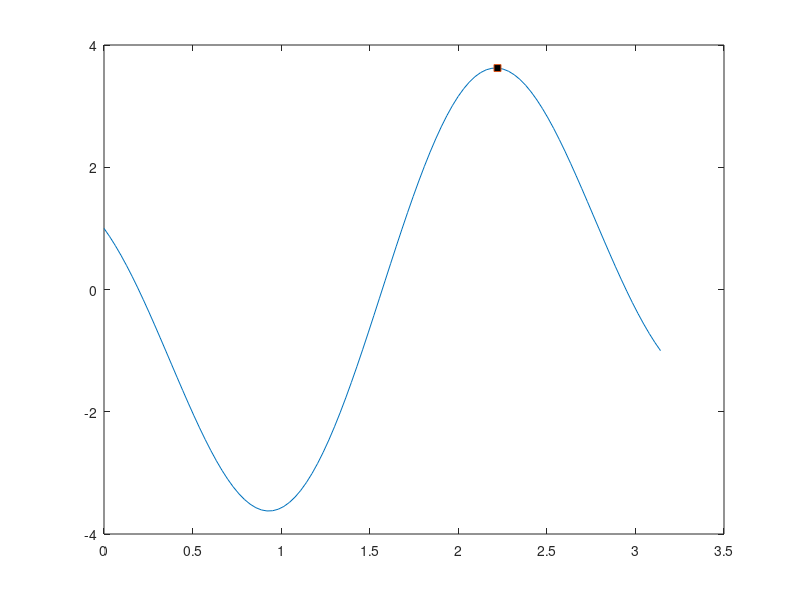
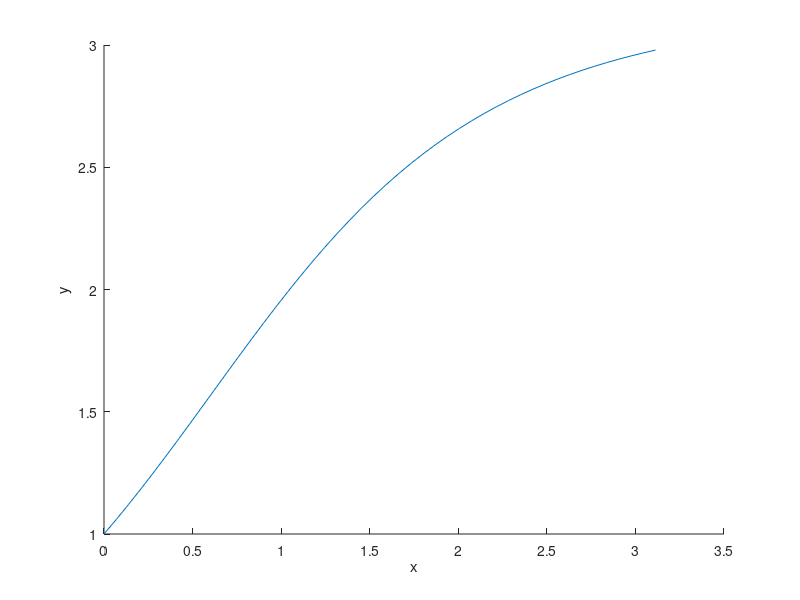
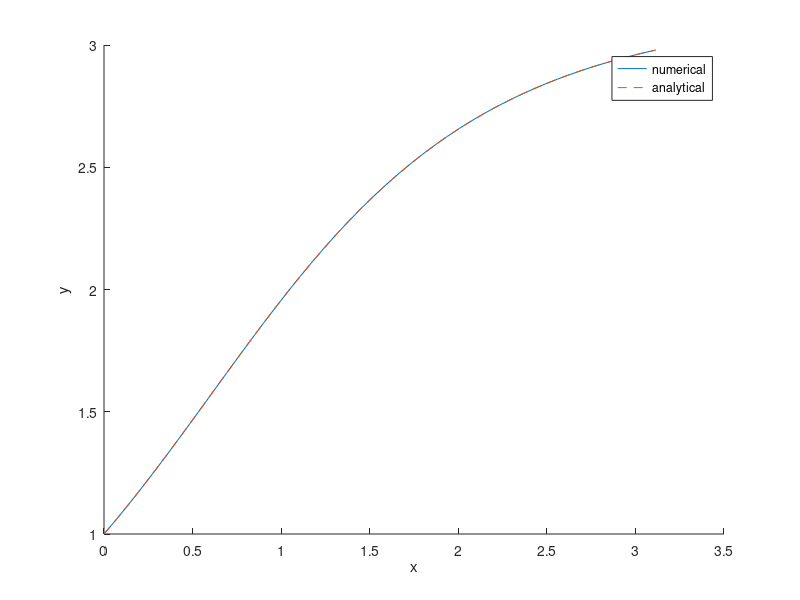
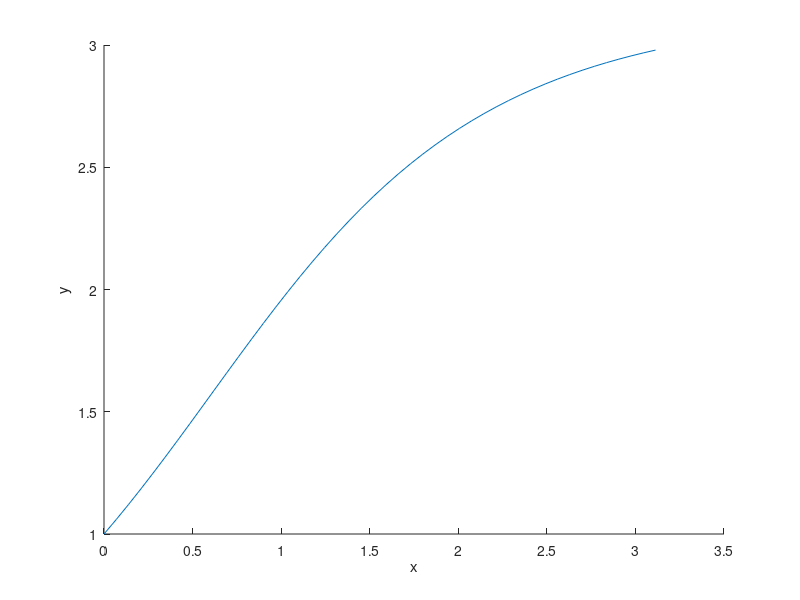

These figures' MATLAB source, in order:
% prb4.m
% solve the ODE
%    y' = sin(y), y(0) = 1
% using a multi-step method

% IC
y0 = 1;

% define the function
dy = @(t,y,params) sin(y);
ay = @(t,y,params) 2*acot(exp(-t)*cot(1/2));

% parameters (there are none)
params = [];

% find the max of y''' on [0,pi]
x = linspace(0,pi,100);
% y'''
ytp = -4.*sin(x).*cos(x)-2.*(sin(x).^2).*cos(x)+(cos(x).^3)-3.*sin(x).^2.*cos(x);
% take a quick look
h = figure;
plot(x,ytp);
hold on; plot(x(find(ytp==max(ytp),1)),max(ytp),'s','MarkerSize',5,'MarkerFaceColor','k');
saveas(h,'andy_hw03_prb4_ytp.png'); close(h); hold off;

methodcell = {'ME','RK3'};
for methodcount=1:2
    method = methodcell{methodcount};
    fprintf('running with initial method %s\n',method);
    % solve for h per equation 3.37
    h = ((12e-4)/max(ytp))^(1/3);
    fprintf('h is %.6f\n',h);
    
    % set up the interval
    x = 0:h:pi;
    % initialize arrays
    y = zeros(1,length(x)); y(1) = y0;
    y_p_vec = zeros(1,length(x)); y_p_vec(1) = y0;
    error = zeros(1,length(x));
    an = zeros(1,length(x)); an(1) = ay(x(1),y(1),params);
    
    % make a first guess using order O(h^2) method
    % here I first chose ME for 2nd order
    % but the modification of the method made it third order
    % so I want a third order method to begin it
    switch method
        case 'ME'
            k1 = h*dy(x(1),y(1),params);
            k2 = h*dy(x(1)+h,y(1)+k1);
            y(2) = y(1)+1/2*(k1+k2);
        case 'RK3'
            k1 = h*dy(x(1),y(1),params);
            k2 = h*dy(x(1)+0.5*h,y(1)+0.5*k1);
            k3 = h*dy(x(1)+h,y(1)-k1+2*k2);
            y(2) = y(1)+1/6*(k1+4*k2+k3);
    end
    y_p_vec(2) = y(2);
    an(2) = ay(x(2),y(2),params);
    
    % loop over interval
    for i=3:length(x)
        % grab current point
        x_i = x(i);
        % predictor
        y_p = y(i-1) + 0.5*h*(3*dy(x(i-1),y(i-1),params)-dy(x(i-2),y(i-2),params));
        % corrector
        y_c = y(i-1) + 0.5*h*(dy(x(i-1),y(i-1))+dy(x(i),y_p));
        % save the predictors
        y_p_vec(i) = y_p;
        % note the (-) sign because we subtract 3.39 from Y_c
        y(i) = 1/6*(y_p+5*y_c);
        % error estimate
        error(i) = abs(y(i) - y_p)/6;
        % analytial solution
        an(i) = ay(x_i,y(i),params);
    end
    
    % make lots of plots, save them all
    % first, the numerical solution
    
    yplot={y,y,an,error,error,abs(an-y),abs(abs(an-y)-abs(an-y_p_vec))};
    legendcell={'',{'numerical','analytical'},'','',{'estimated error','actual error'}};
    figname={'ay','both','an','error_est','error_both','error_true','improvement'};
    for i=1:length(yplot)
        h = figure; hold on;
        plot(x,yplot{i},'-');
        xlabel('x');
        ylabel('y');
        switch i
            case {2,5}
                plot(x,yplot{i+1},'--');
                legend(legendcell{i});
        end
        saveas(h,sprintf('andy_hw03_prb4_%s_%s.png',method,figname{i}));
        close(h);
    end
    
    % print those out
    fprintf('max estimated error is %.5f\n',max(error));
    fprintf('max true error is %.5f\n',max(abs(an-y)));
    
end